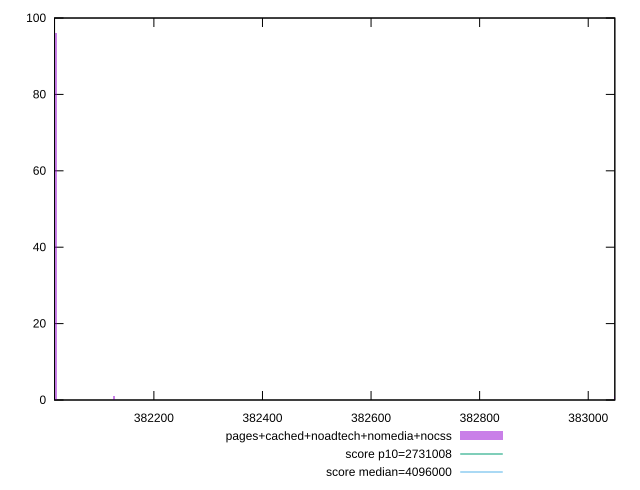

Generate this figure with gnuplot:
reset

$pagesCachedNoadtechNomediaNocss <<EOF
382126.9174615567 1
383049.12399375637 1
382020.5090155336 96
382016.9620673328 2
EOF

set key outside below
set boxwidth 3.546948200768157
set xrange [382017:383049]
set yrange [0:100]
set trange [0:100]
set style fill transparent solid 0.5 noborder

set parametric
set terminal svg size 640, 490 enhanced background rgb 'white'
set output "report_00015_2021-02-09T16-11-33.973Z/total-byte-weight/comparison/histogram/4_vs_5.svg"

plot $pagesCachedNoadtechNomediaNocss title "pages+cached+noadtech+nomedia+nocss" with boxes, \
     2731008,t title "score p10=2731008", \
     4096000,t title "score median=4096000"

reset
